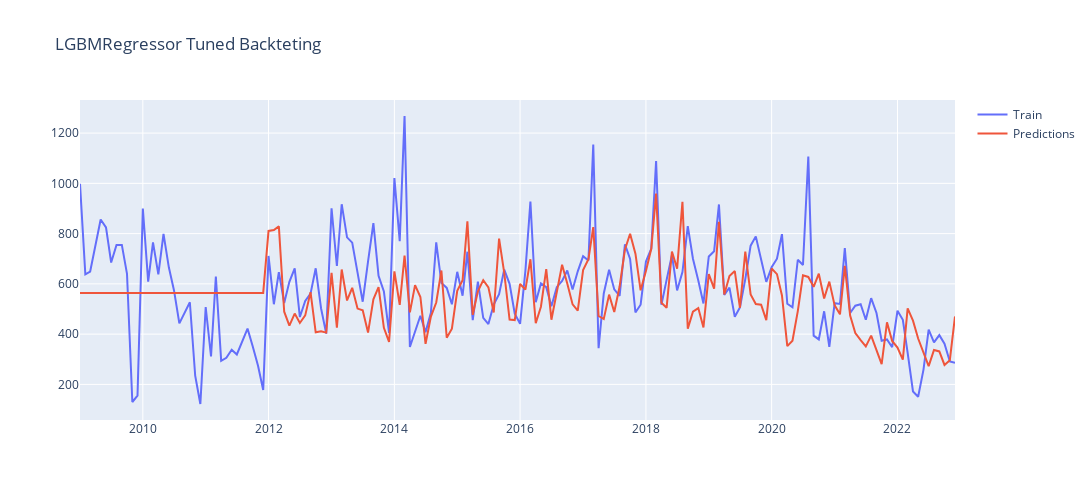

Here is the notebook cell this chart was saved with:
### Markdown cell above
#### Backtesting

### Code cell
# Number of samples for backtest (14 y)
n_backtesting = 12*14

metric, backtest_pred = backtesting_forecaster(
                                    forecaster         = forecaster,
                                    y                  = df[dep_var],
                                    exog               = df_exo,
                                    initial_train_size = len(df) - n_backtesting,
                                    fixed_train_size   = False,
                                    steps              = steps,
                                    refit              = True,
                                    metric             = ['mean_squared_error', 'mean_absolute_error', 'mean_absolute_percentage_error'],
                                    verbose            = False
                                 )
         
# Calculate metrics
mae = metric[1]                                                                      # MAE (Mean Absolute Error)
mse = metric[0]                                                                      # MSE (Mean Squared Error)
rmse = math.sqrt(metric[0])                                                          # RMSE (Root Mean Squared Error)    
r2 = r2_score(df.loc[backtest_pred.index, dep_var].values, backtest_pred.pred)       # R2 (R-squared - Coeficient of determination)   
mape = metric[2] * 100                                                               # MAPE
accuracy = 100 - mape                                                                # Accuracy
    
# Print metrics
print(model_name, 'Backtesting:')                                   # Model name
print('Mean Absolute Error: {:0.2f}.'.format(mae))                  # MAE
print('Mean Squared Error: {:0.2f}.'.format(mse))                   # MSE
print('Root Mean Squared Error: {:0.2f}.'.format(rmse))             # RMSE  
print('R^2 Score = {:0.2f}.'.format(r2))                            # R2
print('Mean Absolute Percentage Error: {:0.2f}%.'.format(mape))     # MAPE 
print('Accuracy = {:0.2f}%.'.format(accuracy))                      # Accuracy

# Plot
fig = go.Figure()
fig.add_trace(go.Scatter(dict(x=backtest_pred.index, y=df[dep_var], mode='lines', name= 'Train')))
fig.add_trace(go.Scatter(dict(x=backtest_pred.index, y=backtest_pred.pred, mode='lines', name= 'Predictions')))
fig.update_layout(height=500, width=1200, title_text=model_name + " Backteting")    
fig.show()

### Figure 1 — Plotly figure (JSON) as saved in the notebook; plotly's stock layout.template omitted (floating-point values rounded to 4 significant figures; data arrays with more than 128 entries replaced by an {"elided": "..."} marker saying what was removed)
{"data": [{"mode": "lines", "name": "Train", "type": "scatter", "x": {"elided": "168 str values"}, "y": {"elided": "192 int values"}}, {"mode": "lines", "name": "Predictions", "type": "scatter", "x": {"elided": "168 str values"}, "y": {"elided": "168 float values"}}], "layout": {"height": 500, "title": {"text": "LGBMRegressor Tuned Backteting"}, "width": 1200}}
